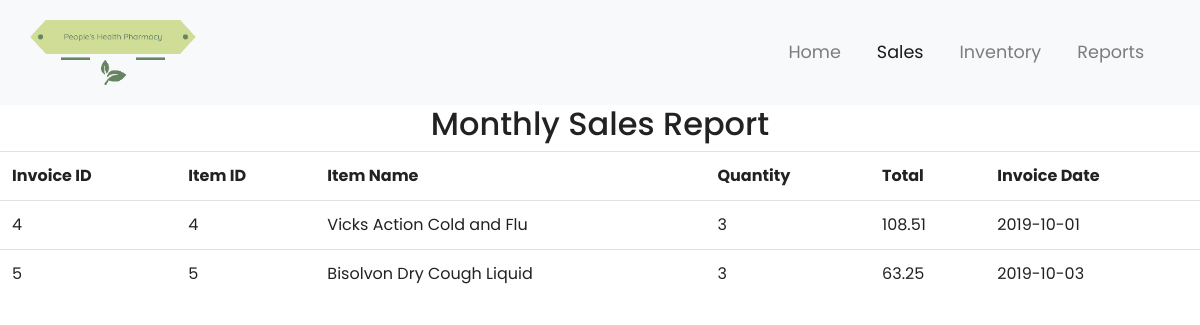
/monthlyReport.php, run on the app's committed database.
### tables this page shows
CREATE TABLE `invoicedetail` (
 `InvoiceDetail` int(11) NOT NULL AUTO_INCREMENT,
 `InvoiceID` int(11) NOT NULL,
 `ItemID` int(11) NOT NULL,
 `Quantity` int(11) NOT NULL,
 `Total` float NOT NULL,
 PRIMARY KEY (`InvoiceDetail`),
 KEY `InvoiceDetail` (`InvoiceDetail`),
 KEY `InvoiceID` (`InvoiceID`),
 CONSTRAINT `invoicedetail_ibfk_1` FOREIGN KEY (`InvoiceID`) REFERENCES `invoice` (`InvoiceID`)
);

CREATE TABLE `item` (
 `ItemID` int(11) NOT NULL AUTO_INCREMENT,
 `ItemName` varchar(250) NOT NULL,
 `ItemDesc` varchar(1000) NOT NULL,
 `ItemPrice` float NOT NULL,
 PRIMARY KEY (`ItemID`)
);

CREATE TABLE `invoice` (
 `InvoiceID` int(11) NOT NULL AUTO_INCREMENT,
 `InvoiceDate` date NOT NULL,
 PRIMARY KEY (`InvoiceID`)
);

### monthlyReport.php (the view, shortened to what this page needs)
<!DOCTYPE html>
<html lang="en">
<head>
	<link rel="stylesheet" href="https://maxcdn.bootstrapcdn.com/bootstrap/4.0.0/css/bootstrap.min.css">
	<link href="style.css" rel="stylesheet">
</head>
<body>
<nav class="navbar navbar-expand-md navbar-light bg-light sticky-top">
	<div class="container-fluid">
		<a href="" class="navbar-brand" href="#"><img src="img/logo3.png" alt=""></a>
		<div class="collapse navbar-collapse" id="navbarResponsive">
			<ul class="navbar-nav ml-auto">
				<li class="nav-item">
					<a class="nav-link" href="index.php">Home</a>
				</li>
				<li class="nav-item active">
					<a class="nav-link" href="displaySales.php">Sales</a>
				</li>
				<li class="nav-item">
					<a class="nav-link" href="EditItemPage.php">Inventory</a>
				</li>
				<li class="nav-item">
					<a class="nav-link" href="reports.php">Reports</a>
				</li>
			</ul>
		</div>
	</div>
</nav>
<h2 align="center">Monthly Sales Report</h2>
<div id="table">
<?php
	$errMsg = "";
	if($errMsg != "")
	{
		echo $errMsg;
	} else {
		$connect = mysqli_connect("localhost", "root", "", "php_sreps");
		$output = '';
		$day = date("j") - 1;
		$query = "SELECT invoicedetail.*, invoice.InvoiceDate, item.* FROM invoicedetail INNER JOIN invoice ON invoicedetail.InvoiceID=invoice.InvoiceID join item on invoicedetail.ItemID = item.ItemID
		WHERE DATE_SUB(CURDATE(),INTERVAL $day DAY) <= InvoiceDate ORDER BY InvoiceDate";
		$result = mysqli_query($connect, $query);
			if(mysqli_num_rows($result) > 0)
			{
			 $output .= '
			  <div class="table-responsive">
			   <table class="table table bordered">
				<tr>
				 <th>Invoice ID</th>
				 <th>Item ID</th>
				 <th>Item Name</th>
				 <th>Quantity</th>
				 <th>Total</th>
				 <th>Invoice Date</th>
				</tr>
			 ';
			 while($row = mysqli_fetch_array($result))
			 {
			  $output .= '
			   <tr>
				<td>'.$row["InvoiceID"].'</td>
				<td>'.$row["ItemID"].'</td>
				<td>'.$row["ItemName"].'</td>
				<td>'.$row["Quantity"].'</td>
				<td>'.$row["Total"].'</td>
				<td>'.$row["InvoiceDate"].'</td>
			   </tr>
			   </div>
			  ';
			 }
			 echo $output;
			}
			else
			{
			 echo 'Data Not Found';
			}
	}
?>
</body>
</html>

### style.css (style rules this page uses)
html, body { height: 100%; width: 100%; font-family: 'Poppins', sans-serif; color: #222; }
.navbar { padding: .8rem; }
.navbar-nav li { padding-right: 20px; }
.nav-link { font-size: 1.1em !important; }

### data on the page
invoicedetail: InvoiceID "4", ItemID.ItemID "4", ItemID.ItemName "Vicks Action Cold and Flu", Quantity "3", Total "108.51", InvoiceID.InvoiceDate "2019-10-01"
invoicedetail: InvoiceID "5", ItemID.ItemID "5", ItemID.ItemName "Bisolvon Dry Cough Liquid", Quantity "3", Total "63.25", InvoiceID.InvoiceDate "2019-10-03"
